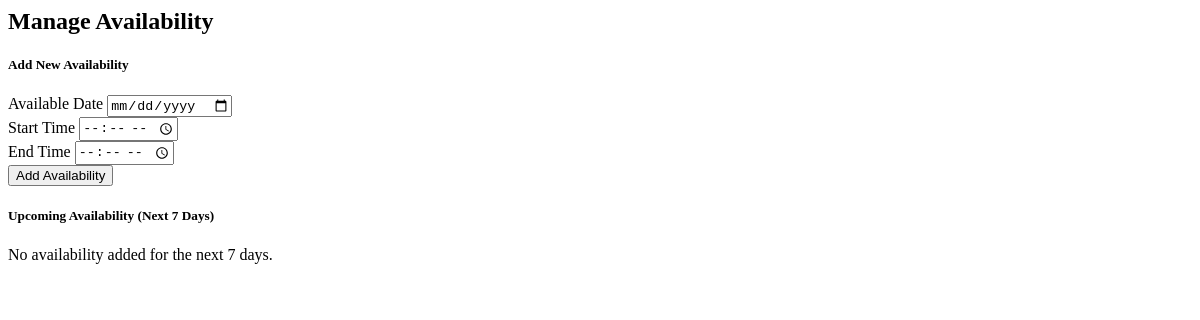
Before: /doctor/availability (signed in) with the older database file.
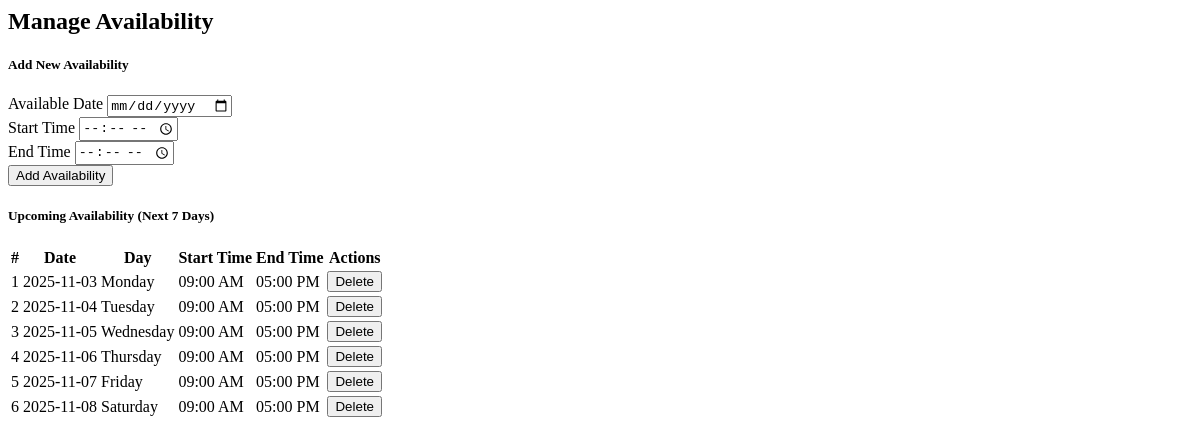
After: the same page with the newer database file.
### models.py (models this page shows, shortened)
class DoctorAvailability(db.Model):
    __tablename__ = 'doctor_availability'
    id = db.Column(db.Integer, primary_key=True)
    doctor_id = db.Column(db.Integer, db.ForeignKey('users.id'), nullable=False)
    available_date = db.Column(db.Date, nullable=False)  # actual date (YYYY-MM-DD)
    start_time = db.Column(db.Time, nullable=False)      # e.g., 09:00
    end_time = db.Column(db.Time, nullable=False)        # e.g., 17:00
    doctor = db.relationship(
        'User',
        backref=db.backref('availabilities', lazy=True, cascade="all, delete-orphan")
    )

### routes/doctor.py (the view, shortened to what this page needs)
@doctor.route('/availability', methods=['GET', 'POST'])
@login_required
def availability():
    check_user_role('doctor')
    today, next_week = date.today(), date.today() + timedelta(days=7)
    slots = (
        DoctorAvailability.query.filter(
            DoctorAvailability.doctor_id == current_user.id,
            DoctorAvailability.available_date.between(today, next_week)
        )
        .order_by(DoctorAvailability.available_date, DoctorAvailability.start_time)
        .all()
    )
    return render_template('doctor/manage_availability.html', slots=slots)

### app.py (called while the page is built)
def create_app():
    app = Flask(__name__)
    app.secret_key = 'app_secret_key'
    app.config['SQLALCHEMY_DATABASE_URI'] = 'sqlite:///hospital.db'
    db.init_app(app)
    bcrypt.init_app(app)
    login_manager.init_app(app)
    login_manager.login_view = 'auth.login'
    @login_manager.user_loader
    def load_user(user_id):
        return User.query.get(int(user_id))
    app.register_blueprint(auth, url_prefix='/auth')
    app.register_blueprint(admin, url_prefix='/admin')
    app.register_blueprint(doctor, url_prefix='/doctor')
    app.register_blueprint(patient, url_prefix='/patient')
    with app.app_context():
        db.create_all()
        print('Database Created Successfully !!')
    return app

### routes/auth.py (called while the page is built)
def check_user_role(role):
    if current_user.role not in role:
        flash(f'You must be an {role} to view this page.')
        return redirect(url_for('auth.login'))

### templates/doctor/manage_availability.html
<div class="container mt-5">
    <h2 class="text-center mb-4">Manage Availability</h2>
    <div class="card shadow-sm mb-4">
        <div class="card-body">
            <h5 class="card-title">Add New Availability</h5>
            <form method="POST" action="{{ url_for('doctor.availability') }}">
                <div class="row mb-3">
                    <div class="col-md-4">
                        <label for="available_date" class="form-label">Available Date</label>
                        <input type="date" name="available_date" id="available_date" class="form-control" min="" required>
                    </div>
                    <div class="col-md-4">
                        <label for="start_time" class="form-label">Start Time</label>
                        <input type="time" name="start_time" id="start_time" class="form-control" required>
                    </div>
                    <div class="col-md-4">
                        <label for="end_time" class="form-label">End Time</label>
                        <input type="time" name="end_time" id="end_time" class="form-control" required>
                    </div>
                </div>
                <div class="text-end">
                    <button type="submit" class="btn btn-primary">Add Availability</button>
                </div>
            </form>
        </div>
    </div>
    <div class="card shadow-sm">
        <div class="card-body">
            <h5 class="card-title mb-3">Upcoming Availability (Next 7 Days)</h5>
            {% if slots %}
                <div class="table-responsive">
                    <table class="table table-striped align-middle">
                        <thead class="table-dark">
                            <tr>
                                <th>#</th>
                                <th>Date</th>
                                <th>Day</th>
                                <th>Start Time</th>
                                <th>End Time</th>
                                <th>Actions</th>
                            </tr>
                        </thead>
                        <tbody>
                            {% for slot in slots %}
                                <tr>
                                    <td>{{ loop.index }}</td>
                                    <td>{{ slot.available_date.strftime('%Y-%m-%d') }}</td>
                                    <td>{{ slot.available_date.strftime('%A') }}</td>
                                    <td>{{ slot.start_time.strftime('%I:%M %p') }}</td>
                                    <td>{{ slot.end_time.strftime('%I:%M %p') }}</td>
                                    <td>
                                        <form action="{{ url_for('doctor.delete_availability', id=slot.id) }}" method="POST" style="display:inline;">
                                            <button type="submit" class="btn btn-danger btn-sm"
                                                onclick="return confirm('Are you sure you want to delete this slot?')">
                                                Delete
                                            </button>
                                        </form>
                                    </td>
                                </tr>
                            {% endfor %}
                        </tbody>
                    </table>
                </div>
            {% else %}
                <p class="text-muted">No availability added for the next 7 days.</p>
            {% endif %}
        </div>
    </div>
</div>

Changed rows visible on the page:
added DoctorAvailability: available_date "2025-11-03", available_date "Monday", start_time "09:00 AM", end_time "05:00 PM"
added DoctorAvailability: available_date "2025-11-04", available_date "Tuesday", start_time "09:00 AM", end_time "05:00 PM"
added DoctorAvailability: available_date "2025-11-05", available_date "Wednesday", start_time "09:00 AM", end_time "05:00 PM"
added DoctorAvailability: available_date "2025-11-06", available_date "Thursday", start_time "09:00 AM", end_time "05:00 PM"
added DoctorAvailability: available_date "2025-11-07", available_date "Friday", start_time "09:00 AM", end_time "05:00 PM"
added DoctorAvailability: available_date "2025-11-08", available_date "Saturday", start_time "09:00 AM", end_time "05:00 PM"
Other visible differences:
text no longer shown: "No availability added for the next 7 days."
text now shown: "# Date Day Start Time End Time Actions"
